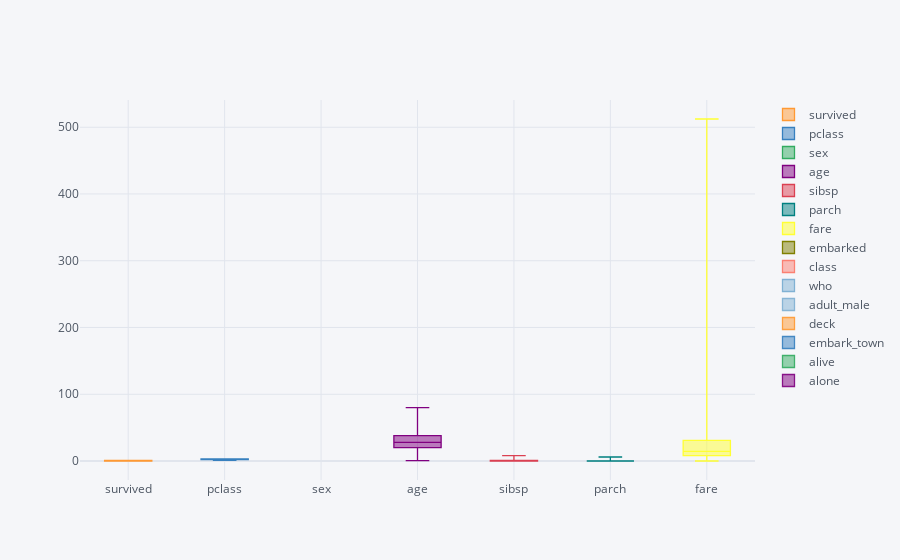

Notebook code for this chart:
### Code cell
titanic.iplot(x='sex',y='survived',kind='box')

### Figure 1 — Plotly figure (JSON) as saved in the notebook; plotly's stock layout.template omitted (floating-point values rounded to 4 significant figures; data arrays with more than 128 entries replaced by an {"elided": "..."} marker saying what was removed)
{"data": [{"boxpoints": false, "line": {"width": 1.3}, "marker": {"color": "rgba(255, 153, 51, 1.0)"}, "name": "survived", "orientation": "v", "type": "box", "y": {"elided": "891 int values"}}, {"boxpoints": false, "line": {"width": 1.3}, "marker": {"color": "rgba(55, 128, 191, 1.0)"}, "name": "pclass", "orientation": "v", "type": "box", "y": {"elided": "891 int values"}}, {"boxpoints": false, "line": {"width": 1.3}, "marker": {"color": "rgba(50, 171, 96, 1.0)"}, "name": "sex", "orientation": "v", "type": "box", "y": {"elided": "891 str values"}}, {"boxpoints": false, "line": {"width": 1.3}, "marker": {"color": "rgba(128, 0, 128, 1.0)"}, "name": "age", "orientation": "v", "type": "box", "y": {"elided": "891 float values"}}, {"boxpoints": false, "line": {"width": 1.3}, "marker": {"color": "rgba(219, 64, 82, 1.0)"}, "name": "sibsp", "orientation": "v", "type": "box", "y": {"elided": "891 int values"}}, {"boxpoints": false, "line": {"width": 1.3}, "marker": {"color": "rgba(0, 128, 128, 1.0)"}, "name": "parch", "orientation": "v", "type": "box", "y": {"elided": "891 int values"}}, {"boxpoints": false, "line": {"width": 1.3}, "marker": {"color": "rgba(255, 255, 51, 1.0)"}, "name": "fare", "orientation": "v", "type": "box", "y": {"elided": "891 float values"}}, {"boxpoints": false, "line": {"width": 1.3}, "marker": {"color": "rgba(128, 128, 0, 1.0)"}, "name": "embarked", "orientation": "v", "type": "box", "y": {"elided": "891 str values"}}, {"boxpoints": false, "line": {"width": 1.3}, "marker": {"color": "rgba(251, 128, 114, 1.0)"}, "name": "class", "orientation": "v", "type": "box", "y": {"elided": "891 str values"}}, {"boxpoints": false, "line": {"width": 1.3}, "marker": {"color": "rgba(128, 177, 211, 1.0)"}, "name": "who", "orientation": "v", "type": "box", "y": {"elided": "891 str values"}}, {"boxpoints": false, "line": {"width": 1.3}, "marker": {"color": "rgba(128, 177, 211, 0.8999999999999999)"}, "name": "adult_male", "orientation": "v", "type": "box", "y": {"elided": "891 bool values"}}, {"boxpoints": false, "line": {"width": 1.3}, "marker": {"color": "rgba(255, 153, 51, 0.8999999999999999)"}, "name": "deck", "orientation": "v", "type": "box", "y": {"elided": "891 str values"}}, {"boxpoints": false, "line": {"width": 1.3}, "marker": {"color": "rgba(55, 128, 191, 0.8999999999999999)"}, "name": "embark_town", "orientation": "v", "type": "box", "y": {"elided": "891 str values"}}, {"boxpoints": false, "line": {"width": 1.3}, "marker": {"color": "rgba(50, 171, 96, 0.8999999999999999)"}, "name": "alive", "orientation": "v", "type": "box", "y": {"elided": "891 str values"}}, {"boxpoints": false, "line": {"width": 1.3}, "marker": {"color": "rgba(128, 0, 128, 0.8999999999999999)"}, "name": "alone", "orientation": "v", "type": "box", "y": {"elided": "891 bool values"}}], "layout": {"legend": {"bgcolor": "#F5F6F9", "font": {"color": "#4D5663"}}, "paper_bgcolor": "#F5F6F9", "plot_bgcolor": "#F5F6F9", "title": {"font": {"color": "#4D5663"}}, "xaxis": {"gridcolor": "#E1E5ED", "showgrid": true, "tickfont": {"color": "#4D5663"}, "title": {"font": {"color": "#4D5663"}, "text": ""}, "zerolinecolor": "#E1E5ED"}, "yaxis": {"gridcolor": "#E1E5ED", "showgrid": true, "tickfont": {"color": "#4D5663"}, "title": {"font": {"color": "#4D5663"}, "text": ""}, "zerolinecolor": "#E1E5ED"}}}
